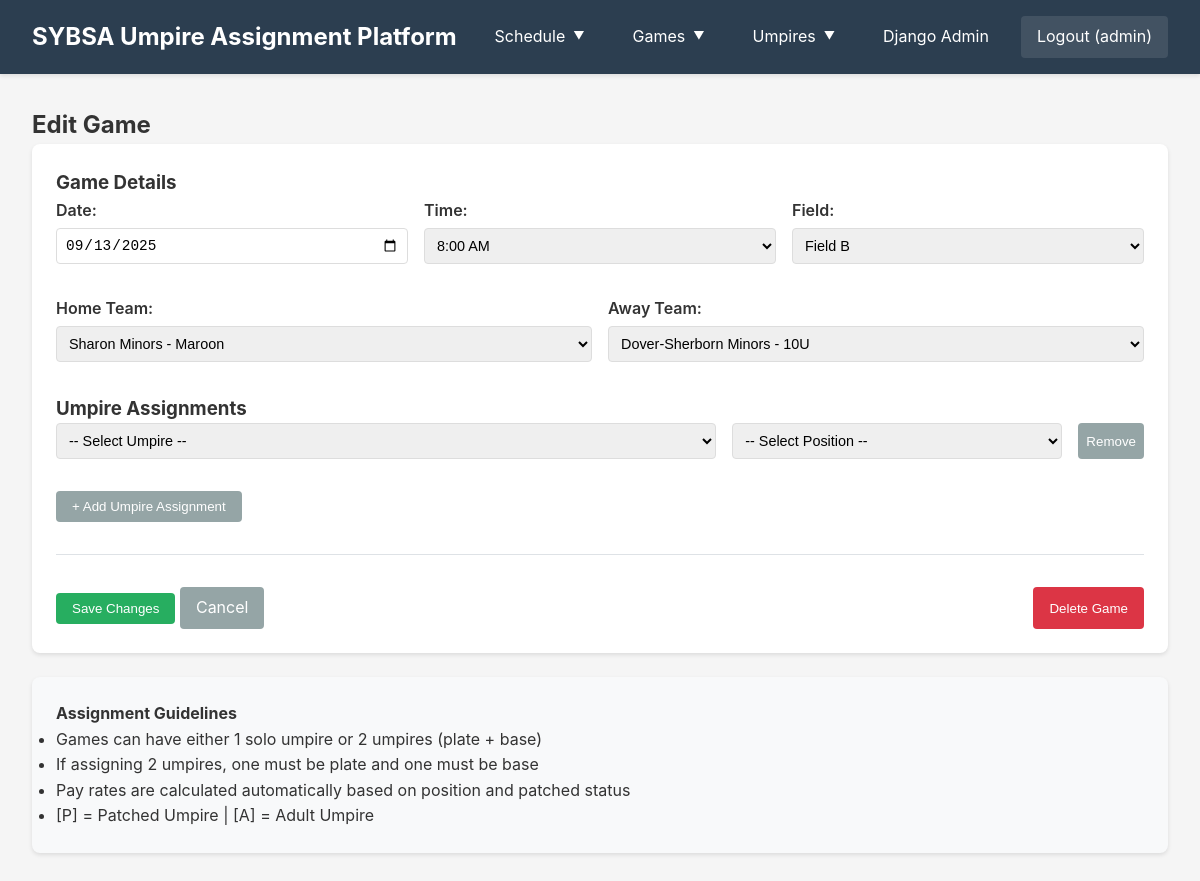
Page /games/1/edit/ (signed in) on the committed database.
### assignments/models.py (models this page shows, shortened)
class Game(models.Model):
    TIME_CHOICES = [
        ('8:00', '8:00 AM'),
        ('10:15', '10:15 AM'),
        ('12:30', '12:30 PM'),
        ('2:45', '2:45 PM'),
    ]
    FIELD_CHOICES = [
        ('A', 'Field A'),
        ('B', 'Field B'),
        ('C', 'Field C'),
        ('D', 'Field D'),
        ('E', 'Field E'),
    ]
    home_team = models.ForeignKey(Team, on_delete=models.CASCADE, related_name='home_games')
    away_team = models.ForeignKey(Team, on_delete=models.CASCADE, related_name='away_games')
    date = models.DateField()
    time = models.CharField(max_length=10, choices=TIME_CHOICES)
    field = models.CharField(max_length=1, choices=FIELD_CHOICES)
    class Meta:
        verbose_name = "Game"
        verbose_name_plural = "Games"
        unique_together = ['date', 'time', 'field']
        ordering = ['date', 'time', 'field']

class Team(models.Model):
    LEVEL_CHOICES = [
        ('AAA', 'AAA'),
        ('Minors', 'Minors'),
        ('Majors', 'Majors'),
    ]
    town = models.ForeignKey(Town, on_delete=models.CASCADE)
    level = models.CharField(max_length=10, choices=LEVEL_CHOICES)
    coach = models.ForeignKey(Coach, on_delete=models.SET_NULL, null=True, blank=True)
    name = models.CharField(max_length=100, blank=True)
    class Meta:
        verbose_name = "Team"
        verbose_name_plural = "Teams"
        unique_together = ['town', 'level', 'name']
    def __str__(self):
        if self.name:
            return f"{self.town} {self.level} - {self.name}"
        return f"{self.town} {self.level}"

class Town(models.Model):
    name = models.CharField(max_length=100, unique=True)
    league_admin = models.ForeignKey(LeagueAdmin, on_delete=models.SET_NULL, null=True, blank=True)
    class Meta:
        verbose_name = "Town"
        verbose_name_plural = "Towns"
    def __str__(self):
        return self.name

### assignments/views.py (the view, shortened to what this page needs)
# urls.py: path('games/<int:game_id>/edit/', views.edit_game, name='edit_game'),
@admin_required
def edit_game(request, game_id):
    game = get_object_or_404(Game, pk=game_id)
    teams = Team.objects.select_related('town').order_by('town__name', 'level', 'name')
    all_umpires = Umpire.objects.all().order_by('last_name', 'first_name')
    available_umpires = []
    for umpire in all_umpires:
        availability = UmpireAvailability.objects.filter(
            umpire=umpire,
            date=game.date,
            time_slot__in=[game.time, 'all']  # Check both specific time and "all day"
        ).first()
        if availability and availability.status in ['available', 'preferred']:
            if not umpire.is_assigner:
                conflicting_assignment = UmpireAssignment.objects.filter(
                    umpire=umpire,
                    game__date=game.date,
                    game__time=game.time
                ).exclude(game=game).exists()
                if conflicting_assignment:
                    continue
            available_umpires.append(umpire)
    umpires = available_umpires
    time_choices = Game.TIME_CHOICES
    field_choices = Game.FIELD_CHOICES
    assignments = list(game.assignments.select_related('umpire').all())
    assignment_data = []
    context = {
        'game': game,
        'teams': teams,
        'umpires': umpires,
        'time_choices': time_choices,
        'field_choices': field_choices,
        'assignments': assignment_data,
        'referrer': request.META.get('HTTP_REFERER', '/')
    }
    return render(request, 'assignments/edit_game.html', context)

### assignments/models.py (called while the page is built)
    def __str__(self):
        if self.is_assigner:
            return f"{self.first_name} {self.last_name} (Assigner)"
        return f"{self.first_name} {self.last_name}"

### assignments/views.py (called while the page is built)
def admin_required(view_func):
    @wraps(view_func)
    @login_required
    def wrapped_view(request, *args, **kwargs):
        if not request.user.is_staff:
            messages.error(request, 'You must be an administrator to access this page.')
            return redirect('weekly_schedule')
        return view_func(request, *args, **kwargs)
    return wrapped_view

### assignments/templates/assignments/edit_game.html (shortened to what this page needs)
{% extends 'assignments/base.html' %}
{% block content %}
<h2>Edit Game</h2>
<div class="card">
    <form method="post" id="edit-game-form">
        <h3>Game Details</h3>
        <div style="display: grid; grid-template-columns: repeat(auto-fit, minmax(200px, 1fr)); gap: 1rem; margin-bottom: 2rem;">
            <div>
                <label for="date">Date:</label>
                <input type="date" name="date" id="date" value="{{ game.date|date:'Y-m-d' }}" class="form-input" required>
            </div>
            <div>
                <label for="time">Time:</label>
                <select name="time" id="time" class="form-input" required>
                    {% for value, display in time_choices %}
                        <option value="{{ value }}" {% if game.time == value %}selected{% endif %}>{{ display }}</option>
                    {% endfor %}
                </select>
            </div>
            <div>
                <label for="field">Field:</label>
                <select name="field" id="field" class="form-input" required>
                    {% for value, display in field_choices %}
                        <option value="{{ value }}" {% if game.field == value %}selected{% endif %}>{{ display }}</option>
                    {% endfor %}
                </select>
            </div>
        </div>
        <div style="display: grid; grid-template-columns: 1fr 1fr; gap: 1rem; margin-bottom: 2rem;">
            <div>
                <label for="home_team">Home Team:</label>
                <select name="home_team" id="home_team" class="form-input" required>
                    {% for team in teams %}
                        <option value="{{ team.id }}" {% if game.home_team.id == team.id %}selected{% endif %}>
                            {{ team }}
                        </option>
                    {% endfor %}
                </select>
            </div>
            <div>
                <label for="away_team">Away Team:</label>
                <select name="away_team" id="away_team" class="form-input" required>
                    {% for team in teams %}
                        <option value="{{ team.id }}" {% if game.away_team.id == team.id %}selected{% endif %}>
                            {{ team }}
                        </option>
                    {% endfor %}
                </select>
            </div>
        </div>
        <h3>Umpire Assignments</h3>
        <div id="umpire-assignments">
            {% if assignments %}
                {% for assignment in assignments %}
                <div class="assignment-row" style="display: grid; grid-template-columns: 2fr 1fr auto; gap: 1rem; margin-bottom: 1rem;">
                    <input type="hidden" name="assignment_id[]" value="{{ assignment.id }}">
                    <select name="umpire_id[]" class="form-input">
                        <option value="">-- Remove Assignment --</option>
                        {% for umpire in umpires %}
                            <option value="{{ umpire.id }}" {% if assignment.umpire_id == umpire.id %}selected{% endif %}>
                                {{ umpire }}
                                {% if umpire.patched %}[P]{% endif %}
                                {% if umpire.adult %}[A]{% endif %}
                                (Available)
                            </option>
                        {% endfor %}
                    </select>
                    <select name="position[]" class="form-input">
                        <option value="">-- Select Position --</option>
                        <option value="solo" {% if assignment.position == 'solo' %}selected{% endif %}>Solo</option>
                        <option value="plate" {% if assignment.position == 'plate' %}selected{% endif %}>Plate</option>
                        <option value="base" {% if assignment.position == 'base' %}selected{% endif %}>Base</option>
                    </select>
                    <button type="button" class="btn btn-secondary remove-assignment" style="padding: 0.5rem;">Remove</button>
                </div>
                {% endfor %}
            {% else %}
                <div class="assignment-row" style="display: grid; grid-template-columns: 2fr 1fr auto; gap: 1rem; margin-bottom: 1rem;">
                    <select name="umpire_id[]" class="form-input">
                        <option value="">-- Select Umpire --</option>
                    </select>
                    <select name="position[]" class="form-input">
                        <option value="">-- Select Position --</option>
                    </select>
                    <button type="button" class="btn btn-secondary remove-assignment" style="padding: 0.5rem;">Remove</button>
                </div>
            {% endif %}
        </div>
        <button type="button" id="add-assignment" class="btn btn-secondary" style="margin-top: 1rem;">+ Add Umpire Assignment</button>
        <div style="margin-top: 2rem; padding-top: 2rem; border-top: 1px solid #dee2e6; display: flex; justify-content: space-between;">
            <div>
                <button type="submit" class="btn" style="background-color: #27ae60;">Save Changes</button>
                <a href="{{ referrer }}" class="btn btn-secondary">Cancel</a>
            </div>
            <button type="button" onclick="deleteGame()" class="btn" style="background-color: #dc3545;">Delete Game</button>
        </div>
    </form>
</div>
<div class="card" style="background-color: #f8f9fa; margin-top: 1rem;">
    <h4>Assignment Guidelines</h4>
    <ul>
        <li>Games can have either 1 solo umpire or 2 umpires (plate + base)</li>
        <li>If assigning 2 umpires, one must be plate and one must be base</li>
        <li>Pay rates are calculated automatically based on position and patched status</li>
        <li>[P] = Patched Umpire | [A] = Adult Umpire</li>
    </ul>
</div>
{% endblock %}

### assignments/templates/assignments/base.html (shortened to what this page needs)
<!DOCTYPE html>
<html lang="en">
<head>
</head>
<body>
    <header class="header">
        <div class="header-content">
            <h1>SYBSA Umpire Assignment Platform</h1>
            <nav class="nav">
                {% if user.is_authenticated %}
                    {% if user.umpire_profile %}
                        <a href="{% url 'umpire_dashboard' %}">Dashboard</a>
                        <a href="{% url 'manage_availability' %}">Availability</a>
                        <a href="{% url 'weekly_schedule' %}">Schedule</a>
                    {% else %}
                        <div class="nav-dropdown">
                            <span class="nav-dropdown-toggle">Schedule</span>
                        </div>
                        <div class="nav-dropdown">
                            <span class="nav-dropdown-toggle">Games</span>
                        </div>
                        <div class="nav-dropdown">
                            <span class="nav-dropdown-toggle">Umpires</span>
                        </div>
                        {% if user.is_staff %}
                            <a href="/admin/">Django Admin</a>
                        {% endif %}
                    {% endif %}
                    <a href="{% url 'logout' %}" style="background-color: rgba(255, 255, 255, 0.1);">
                        Logout ({{ user.username }})
                    </a>
                {% else %}
                    <a href="{% url 'weekly_schedule' %}">Schedule</a>
                    <a href="{% url 'login' %}">Login</a>
                {% endif %}
            </nav>
        </div>
    </header>
    <main class="container">
        {% block content %}
        {% endblock %}
    </main>
</body>
</html>

### assignments/templates/assignments/base.html (style rules this page uses)
* { margin: 0; padding: 0; box-sizing: border-box; }
body { font-family: -apple-system, BlinkMacSystemFont, "Segoe UI", Roboto, "Helvetica Neue", Arial, sans-serif; line-height: 1.6; color: #333; background-color: #f5f5f5; }
.header { background-color: #2c3e50; color: white; padding: 1rem 0; box-shadow: 0 2px 4px rgba(0,0,0,0.1); }
.header-content { max-width: 1200px; margin: 0 auto; padding: 0 2rem; display: flex; justify-content: space-between; align-items: center; }
.header h1 { font-size: 1.5rem; }
.nav { display: flex; gap: 1rem; align-items: center; }
.nav a { color: white; text-decoration: none; padding: 0.5rem 1rem; border-radius: 4px; transition: background-color 0.3s; }
.nav-dropdown { position: relative; display: inline-block; }
.nav-dropdown-toggle { color: white; text-decoration: none; padding: 0.5rem 1rem; border-radius: 4px; transition: background-color 0.3s; cursor: pointer; display: inline-flex; align-items: center; gap: 0.5rem; }
.nav-dropdown-toggle::after { content: "▼"; font-size: 0.7em; transition: transform 0.3s; }
.container { max-width: 1200px; margin: 2rem auto; padding: 0 2rem; }
.card { background: white; border-radius: 8px; box-shadow: 0 2px 4px rgba(0,0,0,0.1); padding: 1.5rem; margin-bottom: 1.5rem; }
.btn { display: inline-block; padding: 0.5rem 1rem; background-color: #3498db; color: white; text-decoration: none; border-radius: 4px; border: none; cursor: pointer; transition: background-color 0.3s; }
.btn-secondary { background-color: #95a5a6; }

### assignments/templates/assignments/edit_game.html (style rules this page uses)
.form-input { width: 100%; padding: 0.5rem; border: 1px solid #ddd; border-radius: 4px; font-size: 0.9rem; }
label { display: block; margin-bottom: 0.25rem; font-weight: 600; }

### rows in the picture
Game: date "09/13/2025", time "8:00 AM", field "Field B", home_team "Sharon Minors - Maroon", away_team "Dover-Sherborn Minors - 10U"

### other values in the picture
{{ user.username }} "admin"
